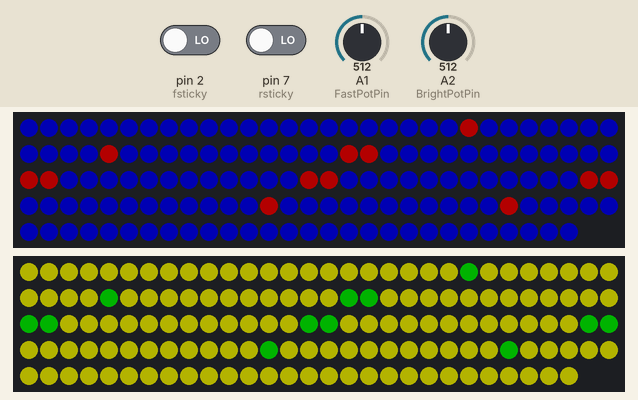
The sketch below on a simulated Arduino Uno, built with avr-gcc and run on an emulated ATmega328P. On the bench: 2 × 148 RGB LEDs in strip order, left to right, continuing on the next row. The inputs (shaded band) are chosen by the test bench; at power-on: pin 2 (fsticky) LOW, pin 7 (rsticky) LOW, A1 (FastPotPin) = 512, A2 (BrightPotPin) = 512. Dim RGB values are drawn brighter than linear; random numbers use the default seed unless the sketch sets one.

Above: at 1.2 s.
1.3 s: pin 2 (fsticky) driven HIGH
At 2.4 s:
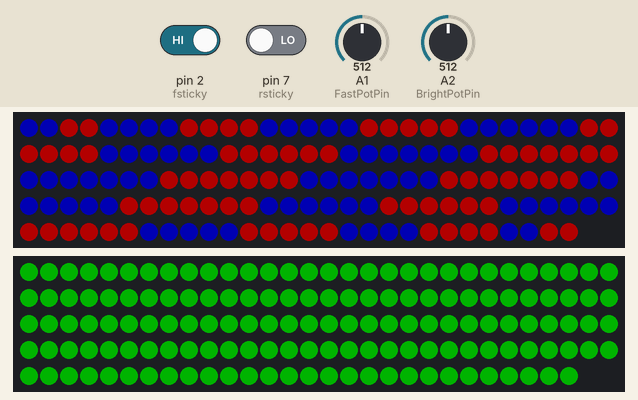
2.9 s: pin 2 (fsticky) driven LOW
At 4.9 s:
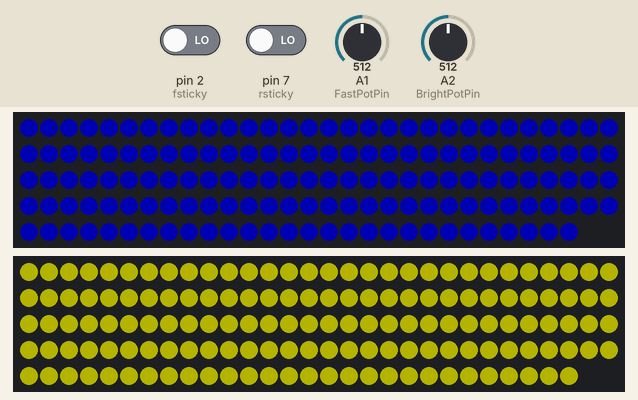
5.2 s: pin 7 (rsticky) driven HIGH
At 7.1 s:
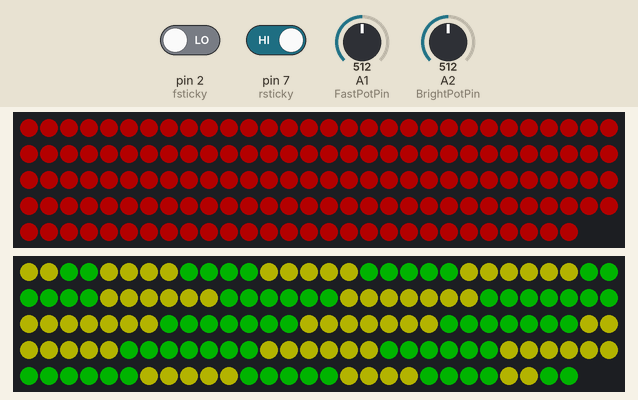
7.4 s: pin 7 (rsticky) driven LOW
At 10.3 s:
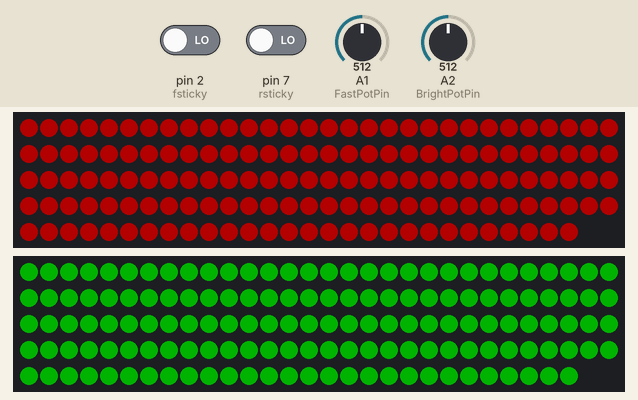
10.4 s: A1 (FastPotPin) set to 122
13.4 s: A2 (BrightPotPin) set to 716
At 14.22 s:
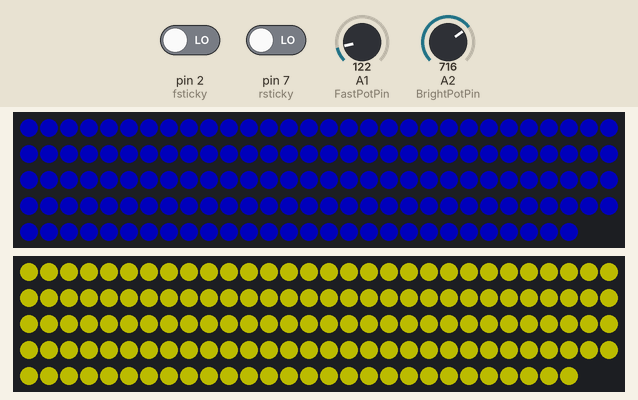

The sketch:

black_psi_code.ino
```cpp
#define ARDUINO_SAMD_ZERO
#include <FastLED.h>

// TOTAL NUMBER OF LEDS ON A PANEL
#define NUM_LEDS 148

#define PSI_LED_TYPE APA102   // THE LED TYPE
#define LEDCOLORS BGR         // THE COLOR ORDER
#define FPSI_DATA_PIN 10      // FRONT PSI DATA PIN
#define FPSI_CLOCK_PIN 9      // FRONT PSI CLOCK PIN
#define RPSI_DATA_PIN 12      // FRONT PSI DATA PIN
#define RPSI_CLOCK_PIN 11     // FRONT PSI CLOCK PIN
#define ROWCOL 14             // THE NUMBER OF ROWS/COLUMNS IN THE VIRTUAL MATRIX

// Define the sticky pins
#define rsticky 7             // FRONT STICKY PIN
#define fsticky 2             // REAR STICKY PIN
int fsticky_state = 0;        // FRONT STICKY BUTTON STATE
int rsticky_state = 0;        // REAR STICKY BUTTON STATE

// Define the array of leds
CRGB fpsi_leds[NUM_LEDS];
CRGB rpsi_leds[NUM_LEDS];

// Define the front and rear PSI color pallettes
DEFINE_GRADIENT_PALETTE( fpsi_gp ) {
  0, 255,   0,   0,      //red
255,   0,   0, 255 };    //blue

DEFINE_GRADIENT_PALETTE( rpsi_gp ) {
  0,   0, 255,   0,      //green
255, 255, 255,   0 };    //yellow

CRGBPalette16 fpsiPal = fpsi_gp;
CRGBPalette16 rpsiPal = rpsi_gp;

// Set the maximum brightness.
// ==================================================    WARNING!!!    ==================================================
//      Each LED can draw up to 60mA if using white (255, 255, 255) at full brightness (255).
//      Thus, at full brightness white, there is potential to draw up to 17760mA or 17.76A!!! (296 LEDs * 60mA)
//
//           It is not recommended to exceed a MAXIMUM BRIGHTNESS of 128 when using the default red/blue & yellow green patterns.
//           Even at 128, the yellow board can get very warm.
//           IF you use different colors, be sure to adjust MAXBRIGHTNESS or you run risk of burning out your boards!
//           I recommend starting at Brightness 32 (low power) and using an current sensor to find out exact amps as well
//           as a thermistor to determine the temperatures.
//           You have been warned.
float MAXBRIGHTNESS = 96;

// DEFINE OUR "MATRIX" LAYOUT
// 999 indicates a "dead"/not used area of the n by n matrix
const int PSI_MATRIX[ROWCOL][ROWCOL] = {

  { 999, 999, 999, 999, 999, 59, 73, 87, 101, 999, 999, 999, 999, 999},
  { 999, 999, 999,  33,  45, 58, 72, 86, 100, 113, 125, 999, 999, 999},
  { 999, 999,  21,  32,  44, 57, 71, 85,  99, 112, 124, 135, 999, 999},
  { 999,  11,  20,  31,  43, 56, 70, 84,  98, 111, 123, 134, 143, 999},
  { 999,  10,  19,  30,  42, 55, 69, 83,  97, 110, 122, 133, 142, 999},
  {   3,   9,  18,  29,  41, 54, 68, 82,  96, 109, 121, 132, 141, 147},
  {   2,   8,  17,  28,  40, 53, 67, 81,  95, 108, 120, 131, 140, 146},
  {   1,   7,  16,  27,  39, 52, 66, 80,  94, 107, 119, 130, 139, 145},
  {   0,   6,  15,  26,  38, 51, 65, 79,  93, 106, 118, 129, 138, 144},
  { 999,   5,  14,  25,  37, 50, 64, 78,  92, 105, 117, 128, 137, 999},
  { 999,   4,  13,  24,  36, 49, 63, 77,  91, 104, 116, 127, 136, 999},
  { 999, 999,  12,  23,  35, 48, 62, 76,  90, 103, 115, 126, 999, 999},
  { 999, 999, 999,  22,  34, 47, 61, 75,  89, 102, 114, 999, 999, 999},
  { 999, 999, 999, 999, 999, 46, 60, 74,  88, 999, 999, 999, 999, 999}

};

// Setup our potentiometers
int BrightPotPin = 2;     // Brightness Potentiometer Pin
int BrightPotVal = 0;     // Brightness Potentiometer Value
int FastPotPin = 1;       // Transition Speed Pot Pin
int FastPotVal = 0;       // Transition Speed Value
int SwipeDelay = 0;       // A variable swipe delay value

void setup() {
  // setup the Sticky Pins
  pinMode(fsticky, INPUT);
  pinMode(rsticky, INPUT);

  // Setup the LEDS
  LEDS.addLeds<PSI_LED_TYPE, FPSI_DATA_PIN, FPSI_CLOCK_PIN, LEDCOLORS>(fpsi_leds, NUM_LEDS);
  LEDS.addLeds<PSI_LED_TYPE, RPSI_DATA_PIN, RPSI_CLOCK_PIN, LEDCOLORS>(rpsi_leds, NUM_LEDS);
  for (int n = 0; n < NUM_LEDS; n++) {
    fpsi_leds[n] = CRGB::Red;
    rpsi_leds[n] = CRGB::Green;
  }
  FastLED.setBrightness(MAXBRIGHTNESS);
}

void loop() {
  // Get the sticky pin
  fsticky_state = digitalRead(fsticky);
  rsticky_state = digitalRead(rsticky);

  // SWIPE RIGHT (front = Red; rear = Yellow)
  for (int col = (ROWCOL - 1); col > -1; col --) {
    for (int row = (ROWCOL - 1); row > -1; row --) {
      if (PSI_MATRIX[col][row] != 999) {
        fsticky_state = digitalRead(fsticky);
        rsticky_state = digitalRead(rsticky);

        if ((fsticky_state == HIGH) && (col > (ROWCOL / 2)-1)) {
          fpsi_leds[PSI_MATRIX[col][row]] = ColorFromPalette( fpsiPal, 255, 255, NOBLEND);
        } else {
          fpsi_leds[PSI_MATRIX[col][row]] = ColorFromPalette( fpsiPal, 0, 255, NOBLEND);
        }

        if ((rsticky_state == HIGH) && (col > (ROWCOL / 2)-1)) {
          rpsi_leds[PSI_MATRIX[col][row]] = ColorFromPalette( rpsiPal, 255, 255, NOBLEND);
        } else {
          rpsi_leds[PSI_MATRIX[col][row]] = ColorFromPalette( rpsiPal, 0, 255, NOBLEND);
        }

        //rpsi_leds[PSI_MATRIX[col][row]] = ColorFromPalette( rpsiPal, 0, 255, NOBLEND);
      }
    }
    BrightPotVal = analogRead(BrightPotPin);
    BrightPotVal = map(BrightPotVal, 0, 1023, 25, MAXBRIGHTNESS);
    FastLED.setBrightness(BrightPotVal);
    LEDS.show();
    FastPotVal = analogRead(FastPotPin);
    FastPotVal = map(FastPotVal, 0, 1023, 5, 75);
    delay(FastPotVal);
  }
  SwipeDelay = random(1,50);
  delay(FastPotVal*SwipeDelay);

  // SWIPE LEFT (front = Blue; rear = green)
  for (int col = 0; col < ROWCOL; col ++) {
    for (int row = 0; row < ROWCOL; row ++) {
      if (PSI_MATRIX[col][row] != 999) {
        fsticky_state = digitalRead(fsticky);
        rsticky_state = digitalRead(rsticky);

        if ((fsticky_state == HIGH) && (col < (ROWCOL / 2))) {
          fpsi_leds[PSI_MATRIX[col][row]] = ColorFromPalette( fpsiPal, 0, 255, NOBLEND);
        } else {
          fpsi_leds[PSI_MATRIX[col][row]] = ColorFromPalette( fpsiPal, 255, 255, NOBLEND);
        }

        if ((rsticky_state == HIGH) && (col < (ROWCOL / 2))) {
          rpsi_leds[PSI_MATRIX[col][row]] = ColorFromPalette( rpsiPal, 0, 255, NOBLEND);
        } else {
          rpsi_leds[PSI_MATRIX[col][row]] = ColorFromPalette( rpsiPal, 255, 255, NOBLEND);
        }

        //rpsi_leds[PSI_MATRIX[col][row]] = ColorFromPalette( rpsiPal, 255, 255, NOBLEND);
      }
    }
    BrightPotVal = analogRead(BrightPotPin);
    BrightPotVal = map(BrightPotVal, 0, 1023, 25, MAXBRIGHTNESS);
    FastLED.setBrightness(BrightPotVal);
    LEDS.show();
    FastPotVal = analogRead(FastPotPin);
    FastPotVal = map(FastPotVal, 0, 1023, 5, 75);
    delay(FastPotVal);
  }
  SwipeDelay = random(1,50);
  delay(FastPotVal*SwipeDelay);

}
```
